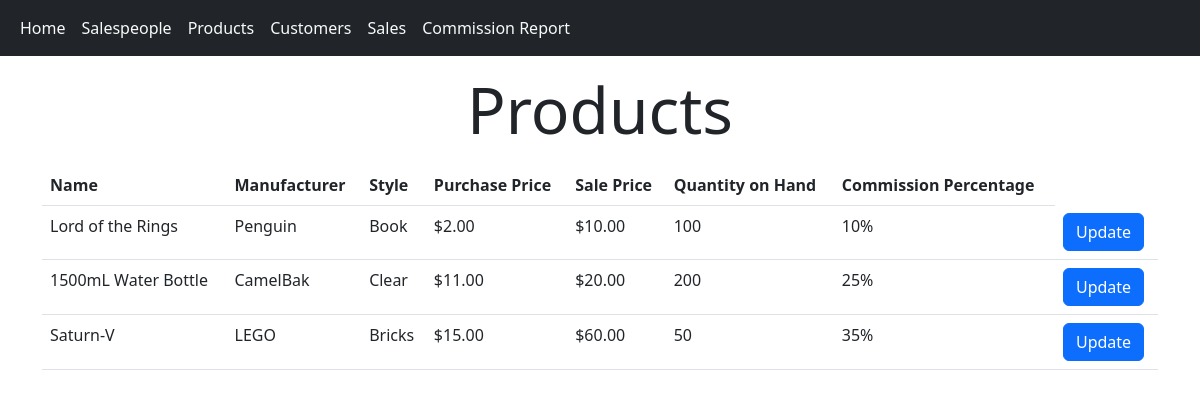
/products, run on an earlier commit of the app's database.
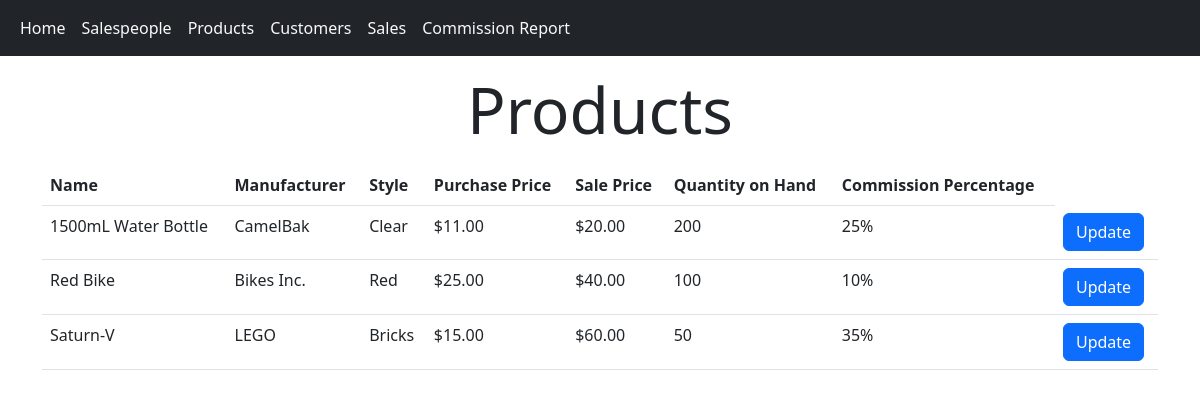
And on a later commit of the database.
### bespoked_bikes_sales/models.py (models this page shows)
class Product(db.Model):
    id: Mapped[int] = mapped_column(primary_key=True)
    name: Mapped[str] = mapped_column(String(50))
    manufacturer: Mapped[str] = mapped_column(String(50))
    style: Mapped[str] = mapped_column(String(50))
    purchase_price: Mapped[float] = mapped_column(default=0.0)
    sale_price: Mapped[float] = mapped_column(default=0.0)
    quantity: Mapped[int] = mapped_column(default=0)
    commission_percentage: Mapped[float] = mapped_column(default=0.0)
    discounts: Mapped[List["Discount"]] = relationship()

### bespoked_bikes_sales/routes.py (the view)
@app.route("/products")
def products():
    product_list = db.session.execute(db.select(Product).order_by(Product.sale_price)).scalars()
    return render_template("products.jinja", products=product_list)

### bespoked_bikes_sales/templates/products.jinja (shortened to what this page needs)
{% extends "base.jinja" %}
{% block body %}
<div class="container">
	<h1 class="display-3 mt-3 mb-3 text-center">Products</h1>
	<table class="table">
		<thead>
			<tr>
				<th scope="col">Name</th>
				<th scope="col">Manufacturer</th>
				<th scope="col">Style</th>
				<th scope="col">Purchase Price</th>
				<th scope="col">Sale Price</th>
				<th scope="col">Quantity on Hand</th>
				<th scope="col">Commission Percentage</th>
			</tr>
		</thead>
		<tbody>
			{% for product in products %}
			<tr>
				<td>{{ product.name }}</td>
				<td>{{ product.manufacturer }}</td>
				<td>{{ product.style }}</td>
				<td>{{ "${:,.2f}".format(product.purchase_price) }}</td>
				<td>{{ "${:,.2f}".format(product.sale_price) }}</td>
				<td>{{ product.quantity }}</td>
				<td>{{ "{0:.0%}".format(product.commission_percentage) }}</td>
				<td>
					<a href="/products/{{ product.id }}" class="btn btn-primary">Update</a>
				</td>
			</tr>
			{% endfor %}
		</tbody>
	</table>
</div>
{% endblock body %}

What changed in the data, as far as the page shows it:
shown differently, row unchanged: Product "1500mL Water Bottle": moves up the list
changed Product: name "Lord of the Rings" → "Red Bike"; manufacturer "Penguin" → "Bikes Inc."; style "Book" → "Red"; purchase_price "$2.00" → "$25.00"; sale_price "$10.00" → "$40.00"
